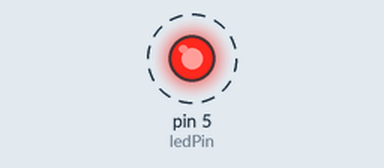
Simulated run of this sketch. Board: Arduino Uno, built with avr-gcc and run on an emulated ATmega328P. On the bench: output pins drawn as LEDs (lit = HIGH). Dashed ring = blinking.

Above: at 2.5 s.
Timing chart, 0 to 6.6 s (numbered marks = the images above):
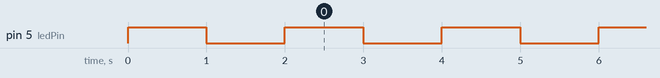

Measured:
- by itself, pin 5 (ledPin): alternates HIGH for 1.0 s and LOW for 1.0 s

The sketch:

AfterStructDemo.ino
```cpp
// Always use capital first letter for struct names
struct Led
{
    int ledPin = 0;
    bool ledState = false;

    void on()
    {
        ledState = true;
        digitalWrite(ledPin, HIGH);
    }

    void ledOff()
    {
        ledState = false;
        digitalWrite(ledPin, LOW);
    }

    void ledToggle()
    {
        ledState = !ledState;
        digitalWrite(ledPin, ledState);
    }

    void ledSetup()
    {
        pinMode(ledPin, OUTPUT);
    }
};

// Global variable with datatype "Led" and name "led"
// Always use non-capital first letter for variable names
Led led;

void setup()
{
    Serial.begin(9600);

    // Give the variable "ledPin" inside the variable "led" the value 5
    led.ledPin = 5;

    // Call the function "ledSetup" inside the variable "led"
    led.ledSetup();

    led.on();
    delay(1000);

    led.ledOff();
    delay(1000);
}

void loop()
{
    led.ledToggle();
    delay(1000);
}
```
